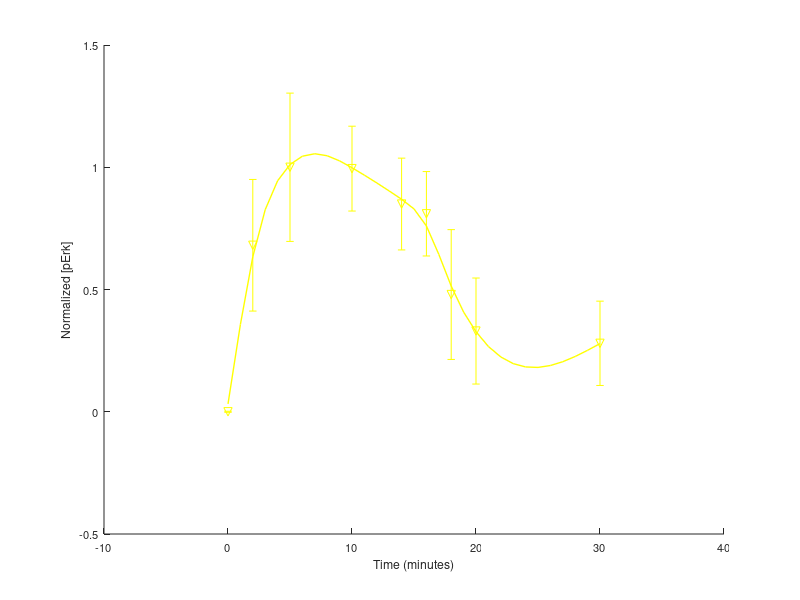

The MATLAB script that drew this image: (Note: this script raises an error after producing the figure.)
%% Generate new data structure
%{
clear;clc;
load('data.mat');
data(7).y_obs = data(1).y_obs;
data(7).t_obs = data(1).t_obs;
data(13).y_obs = data(1).y_obs;
data(13).t_obs = data(1).t_obs;
data_temp = data;
Nexpt = numel(data);
ti = 0:1:30;
p = 0.6;

fig = figure; set(fig,'color','w');
for i = 1:Nexpt
    subplot(round(sqrt(Nexpt)),ceil(sqrt(Nexpt)),i);
    N = size(data(i).y_obs{1},1);
    y = data(i).y_obs{1};
    t = data(i).t_obs;
%     ti = t;
    yi = csaps(t,mean(y,1),p,ti);
    plot(t,y,'ro',ti,yi,'b-');
    data_temp(i).y_obs{1} = yi;
    data_temp(i).t_obs = ti;
end
data = data_temp;
% save('data_smooth.mat','data');
%}

%% Plot 2D projections
% %{
clear;clc;close all;

fontname = 'helvetica'; fontsize = 8;
linewidth = 1; markersize = 7;
load('data_smooth.mat');
data_smooth = data;
load('data.mat');
data(7) = data(1); data(13) = data(1);
D{1} = data(1:6); D{2} = data(7:12); D{3} = data(13:16);
DS{1} = data_smooth(1:6); DS{2} = data_smooth(7:12); DS{3} = data_smooth(13:16);
co = {'y','b','g','r','c','m','y'};
% co = {'b','b','b','b','b','b'};
sh = {'v','s','x','o','+','^'};
c = [50,10];
figdim = [3,2.25];

figdim(1) = max(123,8+96*figdim(1));
figdim(2) = 82+96*figdim(2);
for j = 1:3
    fig = figure(j); clf; set(fig,'color','w'); hold on;
%     fig = figure(1); set(fig,'color','w'); hold on;
    rect = get(fig,'outerposition'); set(fig,'outerposition',[rect(1),rect(2)/1.25,figdim]);
    set(gca,'fontname',fontname,'fontsize',fontsize);
    xlabel('Time (minutes)'); ylabel('Normalized [pErk]');
    data = D{j}; data_smooth = DS{j}; Nexpt = numel(data);
    h = []; txt = []; set(gca,'fontname',fontname,'fontsize',fontsize);%16);
    for i = 1:Nexpt
        u = data(i).u_admin;
        t = data(i).t_obs;
        y = data(i).y_obs{1};
        ymean = mean(y,1);
        E = std(y,[],1)/sqrt(size(y,1));
        yi = data_smooth(i).y_obs{1};% yi(4:6) = [0.8,0.92,0.86];
        ti = data_smooth(i).t_obs;
        plot(ti,yi,[co{i},'-'],'linewidth',linewidth);
        h1 = errorbar(t,ymean,E,[co{i},sh{i}],'linewidth',linewidth,'markersize',markersize);
        if ismember(j,[1,2]), u_lgnd = num2str(c(j)*u(j)); ...
        else u_lgnd = ['[',num2str(c(1)*u(1)),', ',num2str(c(2)*u(2)),']']; end
        [~,~,h,txt] = legend([h;h1],[txt,[u_lgnd,' \muM']],'fontsize',fontsize);%12);
    end
    axis([0,30,0,1.400000000001]);% box on; grid on;
end
%}

%% Plot 3D
% %{
clear;clc;%close all;

fontname = 'times new roman'; fontsize = 12;
linewidth = 3; markersize = 10;
load('data_smooth.mat');
data_smooth = data;
load('data.mat');
data(7) = data(1);
D{1} = data(1:6); D{2} = data(7:12);
DS{1} = data_smooth(1:6); DS{2} = data_smooth(7:12);
co = {'b','g','r','c','m','y'}; c = [50,10];
for j = 1:2
    fig = figure(j); clf; set(fig,'color','w');
    set(gca,'fontname',fontname,'fontsize',fontsize);
    data = D{j}; data_smooth = DS{j}; Nexpt = numel(data);
    h = []; txt = [];
    for i = 1:Nexpt
        u = data(i).u_admin;
        t = data(i).t_obs;
        y = data(i).y_obs{1};
        ymean = mean(y,1);
        E = std(y,[],1)/sqrt(size(y,1));
        yi = data_smooth(i).y_obs{1};
        ti = data_smooth(i).t_obs;
        h1 = plot3(ti,c(j)*u(j)*ones(size(ti)),yi,[co{i},'-'],'linewidth',linewidth); hold on;
        plot3(t,c(j)*u(j)*ones(size(t)),ymean,[co{i},'o'],'linewidth',linewidth,'markersize',markersize);
        z = [ymean+E;ymean-E];
        for k = 1:numel(t)
            plot3([t(k);t(k)],c(j)*u(j)*ones(2,1),z(:,k),[co{i},'-'],'linewidth',linewidth);
        end
        u_lgnd = num2str(c(j)*u(j));
        [~,~,h,txt] = legend([h;h1],[txt,[u_lgnd,' \muM']]);
    end
    xlabel('Time (minutes)'); ylabel('Input Concentration (\muM)');
    zlabel('Normalized [pErk]'); axis([0,30,0,c(j),0,1.4]); grid on;
end
%}